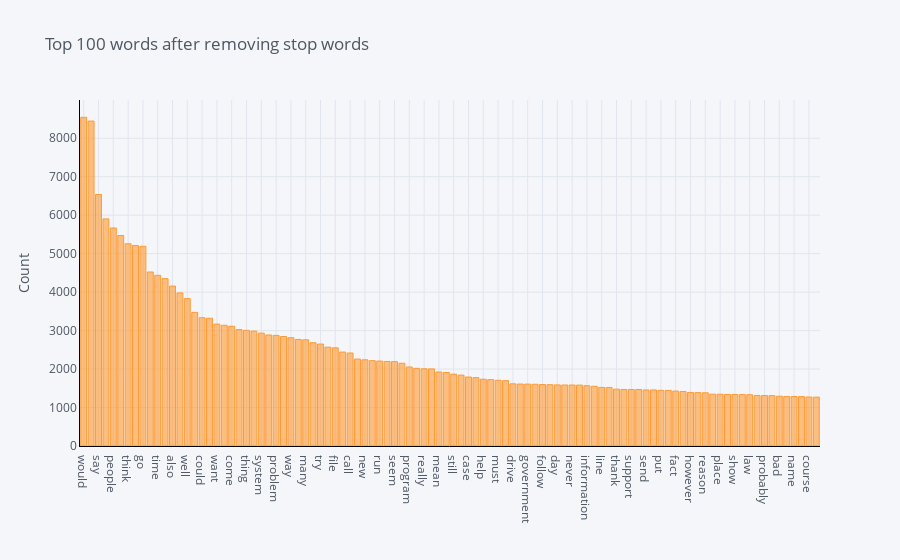

The code cell stored with this chart in its notebook:
### Markdown cell above
# Basic text analysis

### Code cell
from pycaret.nlp import setup, create_model, plot_model

nlp_setup = setup(newsgroups_train['data'], custom_stopwords=['ax', 'edu', 'com', 'write'])
plot_model(model=None, plot='frequency')

### Figure 1 — Plotly figure (JSON) as saved in the notebook; plotly's stock layout.template omitted (floating-point values rounded to 4 significant figures)
{"data": [{"marker": {"color": "rgba(255, 153, 51, 0.6)", "line": {"color": "rgba(255, 153, 51, 1.0)", "width": 1}}, "name": "count", "orientation": "v", "text": "", "type": "bar", "x": ["would", "use", "say", "know", "people", "make", "think", "get", "go", "may", "time", "see", "also", "good", "well", "take", "could", "work", "want", "even", "come", "give", "thing", "look", "system", "year", "problem", "find", "way", "much", "many", "need", "try", "right", "file", "first", "call", "tell", "new", "article", "run", "point", "seem", "question", "program", "include", "really", "believe", "mean", "number", "still", "read", "case", "post", "help", "window", "must", "start", "drive", "let", "government", "bit", "follow", "back", "day", "long", "never", "part", "information", "car", "line", "state", "thank", "ask", "support", "key", "send", "sure", "put", "set", "fact", "game", "however", "keep", "reason", "group", "place", "hear", "show", "lot", "law", "change", "probably", "little", "bad", "true", "name", "happen", "course", "base"], "y": [8544, 8446, 6538, 5903, 5667, 5471, 5256, 5210, 5192, 4523, 4437, 4350, 4157, 3979, 3831, 3473, 3335, 3321, 3169, 3138, 3113, 3026, 3007, 2987, 2934, 2885, 2875, 2846, 2814, 2770, 2761, 2684, 2650, 2569, 2552, 2441, 2417, 2259, 2241, 2218, 2207, 2198, 2193, 2151, 2054, 2019, 2007, 2004, 1924, 1912, 1867, 1842, 1793, 1777, 1735, 1725, 1708, 1698, 1616, 1611, 1609, 1605, 1598, 1593, 1588, 1586, 1585, 1583, 1567, 1552, 1522, 1522, 1478, 1470, 1469, 1468, 1457, 1457, 1447, 1446, 1428, 1417, 1392, 1387, 1383, 1347, 1345, 1340, 1339, 1335, 1333, 1314, 1312, 1309, 1294, 1288, 1286, 1284, 1273, 1270]}], "layout": {"legend": {"bgcolor": "#F5F6F9", "font": {"color": "#4D5663"}}, "paper_bgcolor": "#F5F6F9", "plot_bgcolor": "#F5F6F9", "title": {"font": {"color": "#4D5663"}, "text": "Top 100 words after removing stop words"}, "xaxis": {"gridcolor": "#E1E5ED", "linecolor": "black", "showgrid": true, "tickfont": {"color": "#4D5663"}, "title": {"font": {"color": "#4D5663"}, "text": ""}, "zerolinecolor": "#E1E5ED"}, "yaxis": {"gridcolor": "#E1E5ED", "linecolor": "black", "showgrid": true, "tickfont": {"color": "#4D5663"}, "title": {"font": {"color": "#4D5663"}, "text": "Count"}, "zerolinecolor": "#E1E5ED"}}}
